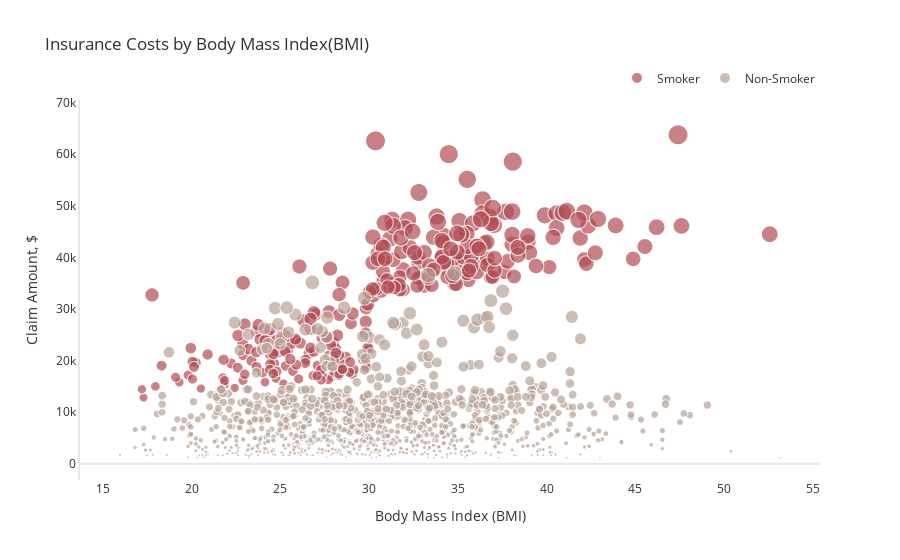

Notebook code cell kept with this figure:
### Markdown cell above
Among each age group, insurance charges are significantly higher in smokers over non-smokers. Also, we see higher charges as age increases for both smokers and non-smokers.

### Code cell
fig = px.scatter(ins, x='bmi', y='charges', color='smoker', size='charges',
                 title="Insurance Costs by Body Mass Index(BMI)",
                 color_discrete_sequence=['#B14B51','#B7A294'],height=600)
fig.update_layout(legend=dict(title='',orientation="h", yanchor="bottom", y=1.02, xanchor="right", x=1),
                  font_color="#303030", xaxis=dict(title='Body Mass Index (BMI)',showgrid=False), 
                  yaxis=dict(title='Claim Amount, $',showgrid=False, zerolinecolor='#E5E5EA',
                             showline=True, linecolor='#E5E5EA', linewidth=2))
fig.show()

### Figure 1 — Plotly figure (JSON) as saved in the notebook; plotly's stock layout.template omitted (floating-point values rounded to 4 significant figures; data arrays with more than 128 entries replaced by an {"elided": "..."} marker saying what was removed)
{"data": [{"hovertemplate": "smoker=Smoker<br>bmi=%{x}<br>charges=%{marker.size}<extra></extra>", "legendgroup": "Smoker", "marker": {"color": "#B14B51", "size": {"elided": "274 float values"}, "sizemode": "area", "sizeref": 159.4, "symbol": "circle"}, "mode": "markers", "name": "Smoker", "showlegend": true, "type": "scattergl", "x": {"elided": "274 float values"}, "xaxis": "x", "y": {"elided": "274 float values"}, "yaxis": "y"}, {"hovertemplate": "smoker=Non-Smoker<br>bmi=%{x}<br>charges=%{marker.size}<extra></extra>", "legendgroup": "Non-Smoker", "marker": {"color": "#B7A294", "size": {"elided": "1064 float values"}, "sizemode": "area", "sizeref": 159.4, "symbol": "circle"}, "mode": "markers", "name": "Non-Smoker", "showlegend": true, "type": "scattergl", "x": {"elided": "1064 float values"}, "xaxis": "x", "y": {"elided": "1064 float values"}, "yaxis": "y"}], "layout": {"autosize": true, "font": {"color": "#303030"}, "legend": {"itemsizing": "constant", "orientation": "h", "title": {"text": ""}, "tracegroupgap": 0, "x": 1, "xanchor": "right", "y": 1.02, "yanchor": "bottom"}, "title": {"text": "Insurance Costs by Body Mass Index(BMI)"}, "xaxis": {"anchor": "y", "autorange": true, "domain": [0, 1], "range": [13.64, 55.65], "showgrid": false, "title": {"text": "Body Mass Index (BMI)"}, "type": "linear"}, "yaxis": {"anchor": "x", "autorange": true, "domain": [0, 1], "linecolor": "#E5E5EA", "linewidth": 2, "range": [-3064.0, 70190.0], "showgrid": false, "showline": true, "title": {"text": "Claim Amount, $"}, "type": "linear", "zerolinecolor": "#E5E5EA"}}}
